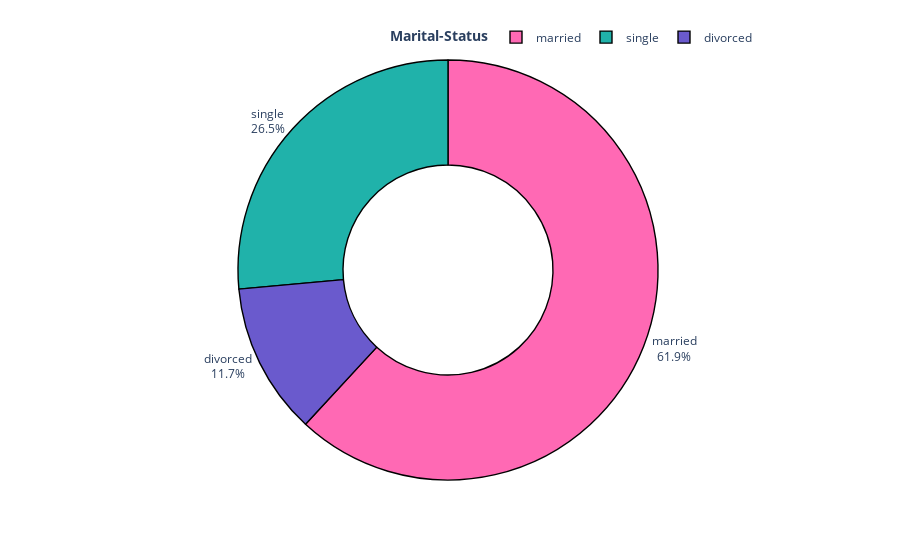

Notebook code cell kept with this figure:
### Code cell
fig = px.pie(MainDataset_visualization.marital.value_counts().reset_index().rename(columns={
             'index': 'Marital-Status', 'marital': 'Count'}), names='Marital-Status', values='Count', hole=0.5, template='plotly_white', color_discrete_sequence=['HotPink', 'LightSeaGreen', 'SlateBlue'])
fig.update_traces(marker=dict(line=dict(color='#000000', width=1.4)))
fig.update_layout(title_x=0.5, showlegend=True,
                  legend_title_text='<b>Marital-Status')
fig.update_traces(textposition='outside', textinfo='percent+label')
fig.update_layout(title_x=0.5, legend=dict(
    orientation='h', yanchor='bottom', y=1.02, xanchor='right', x=1))
fig.show()

### Figure 1 — Plotly figure (JSON) as saved in the notebook; plotly's stock layout.template omitted (floating-point values rounded to 4 significant figures)
{"data": [{"domain": {"x": [0, 1], "y": [0, 1]}, "hole": 0.5, "hovertemplate": "Marital-Status=%{label}<br>Count=%{value}<extra></extra>", "labels": ["married", "single", "divorced"], "legendgroup": "", "marker": {"line": {"color": "#000000", "width": 1.4}}, "name": "", "showlegend": true, "textinfo": "percent+label", "textposition": "outside", "type": "pie", "values": [2797, 1196, 528]}], "layout": {"legend": {"orientation": "h", "title": {"text": "<b>Marital-Status"}, "tracegroupgap": 0, "x": 1, "xanchor": "right", "y": 1.02, "yanchor": "bottom"}, "margin": {"t": 60}, "piecolorway": ["HotPink", "LightSeaGreen", "SlateBlue"], "showlegend": true, "title": {"x": 0.5}}}
